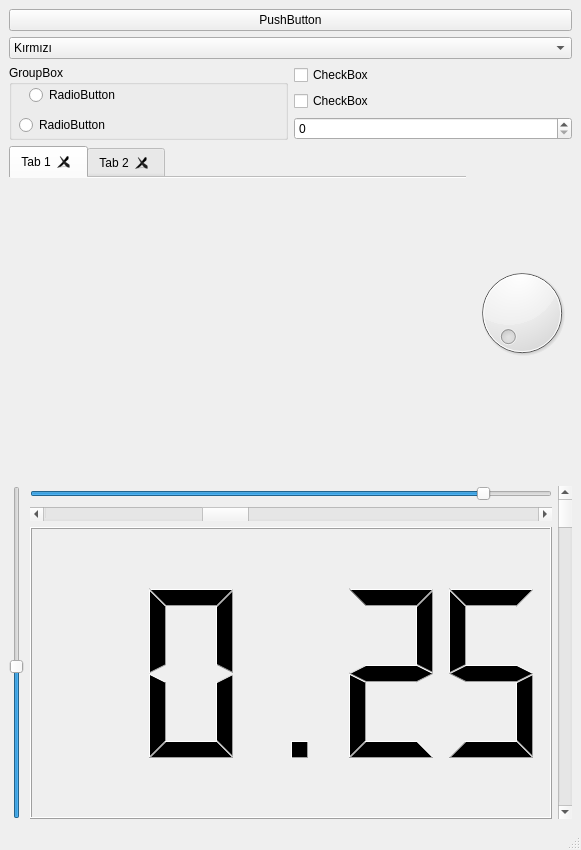
<?xml version="1.0" encoding="UTF-8"?>
<ui version="4.0">
 <class>MainWindow</class>
 <widget class="QMainWindow" name="MainWindow">
  <property name="geometry">
   <rect>
    <x>0</x>
    <y>0</y>
    <width>581</width>
    <height>850</height>
   </rect>
  </property>
  <property name="windowTitle">
   <string>MainWindow</string>
  </property>
  <widget class="QWidget" name="centralwidget">
   <layout class="QGridLayout" name="gridLayout">
    <item row="0" column="0">
     <layout class="QHBoxLayout" name="horizontalLayout">
      <item>
       <widget class="QPushButton" name="pushButton">
        <property name="text">
         <string>PushButton</string>
        </property>
       </widget>
      </item>
     </layout>
    </item>
    <item row="1" column="0">
     <layout class="QHBoxLayout" name="horizontalLayout_2">
      <item>
       <widget class="QComboBox" name="comboBox">
        <item>
         <property name="text">
          <string>Kırmızı</string>
         </property>
        </item>
        <item>
         <property name="text">
          <string>Saarı</string>
         </property>
        </item>
        <item>
         <property name="text">
          <string>Mavi</string>
         </property>
        </item>
       </widget>
      </item>
     </layout>
    </item>
    <item row="2" column="0">
     <layout class="QHBoxLayout" name="horizontalLayout_3">
      <item>
       <layout class="QVBoxLayout" name="verticalLayout">
        <item>
         <widget class="QGroupBox" name="groupBox">
          <property name="title">
           <string>GroupBox</string>
          </property>
          <widget class="QRadioButton" name="radioButton">
           <property name="geometry">
            <rect>
             <x>20</x>
             <y>20</y>
             <width>95</width>
             <height>20</height>
            </rect>
           </property>
           <property name="text">
            <string>RadioButton</string>
           </property>
          </widget>
          <widget class="QRadioButton" name="radioButton_2">
           <property name="geometry">
            <rect>
             <x>10</x>
             <y>50</y>
             <width>95</width>
             <height>20</height>
            </rect>
           </property>
           <property name="text">
            <string>RadioButton</string>
           </property>
          </widget>
         </widget>
        </item>
       </layout>
      </item>
      <item>
       <layout class="QVBoxLayout" name="verticalLayout_2">
        <item>
         <widget class="QCheckBox" name="checkBox_2">
          <property name="text">
           <string>CheckBox</string>
          </property>
         </widget>
        </item>
        <item>
         <widget class="QCheckBox" name="checkBox">
          <property name="text">
           <string>CheckBox</string>
          </property>
         </widget>
        </item>
        <item>
         <widget class="QSpinBox" name="spinBox"/>
        </item>
       </layout>
      </item>
     </layout>
    </item>
    <item row="3" column="0">
     <layout class="QHBoxLayout" name="horizontalLayout_4">
      <item>
       <layout class="QVBoxLayout" name="verticalLayout_3">
        <item>
         <widget class="QTabWidget" name="tabWidget">
          <property name="currentIndex">
           <number>0</number>
          </property>
          <property name="documentMode">
           <bool>true</bool>
          </property>
          <property name="tabsClosable">
           <bool>true</bool>
          </property>
          <widget class="QWidget" name="tab">
           <attribute name="title">
            <string>Tab 1</string>
           </attribute>
          </widget>
          <widget class="QWidget" name="tab_2">
           <attribute name="title">
            <string>Tab 2</string>
           </attribute>
          </widget>
         </widget>
        </item>
       </layout>
      </item>
      <item>
       <layout class="QVBoxLayout" name="verticalLayout_4">
        <item>
         <widget class="QDial" name="dial"/>
        </item>
       </layout>
      </item>
     </layout>
    </item>
    <item row="4" column="0">
     <layout class="QHBoxLayout" name="horizontalLayout_5">
      <item>
       <layout class="QVBoxLayout" name="verticalLayout_5">
        <item>
         <widget class="QSlider" name="verticalSlider">
          <property name="value">
           <number>45</number>
          </property>
          <property name="orientation">
           <enum>Qt::Vertical</enum>
          </property>
         </widget>
        </item>
       </layout>
      </item>
      <item>
       <layout class="QVBoxLayout" name="verticalLayout_7">
        <item>
         <widget class="QSlider" name="horizontalSlider">
          <property name="value">
           <number>87</number>
          </property>
          <property name="orientation">
           <enum>Qt::Horizontal</enum>
          </property>
         </widget>
        </item>
        <item>
         <widget class="QScrollBar" name="horizontalScrollBar">
          <property name="value">
           <number>35</number>
          </property>
          <property name="orientation">
           <enum>Qt::Horizontal</enum>
          </property>
         </widget>
        </item>
        <item>
         <widget class="QLCDNumber" name="lcdNumber">
          <property name="value" stdset="0">
           <double>0.250000000000000</double>
          </property>
         </widget>
        </item>
       </layout>
      </item>
      <item>
       <layout class="QVBoxLayout" name="verticalLayout_6">
        <item>
         <widget class="QScrollBar" name="verticalScrollBar">
          <property name="orientation">
           <enum>Qt::Vertical</enum>
          </property>
         </widget>
        </item>
       </layout>
      </item>
     </layout>
    </item>
   </layout>
  </widget>
  <widget class="QMenuBar" name="menubar">
   <property name="geometry">
    <rect>
     <x>0</x>
     <y>0</y>
     <width>581</width>
     <height>26</height>
    </rect>
   </property>
  </widget>
  <widget class="QStatusBar" name="statusbar"/>
 </widget>
 <resources/>
 <connections/>
</ui>
